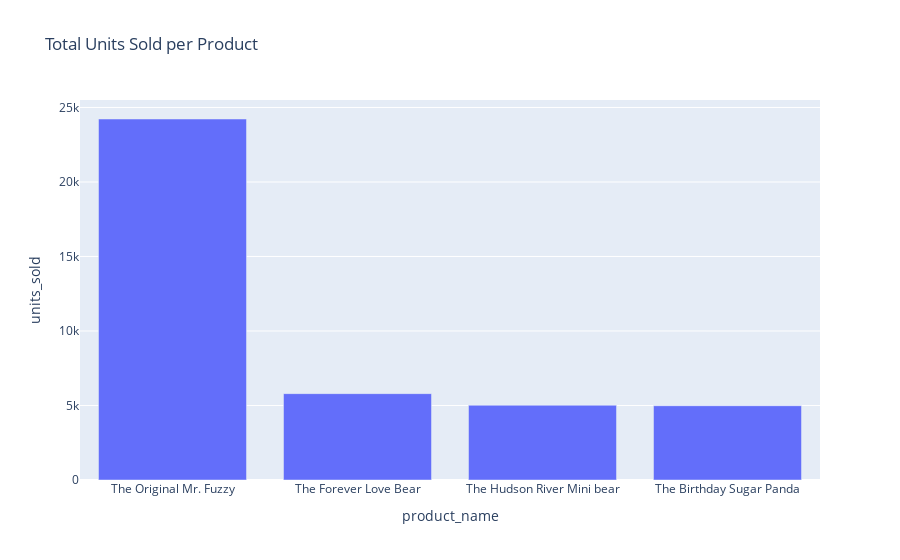

Notebook cell for this chart:
### Markdown cell above
Total units sold

### Code cell
data = df['product_name'].value_counts().reset_index()
data.columns = ['product_name', 'units_sold']

fig1 = px.bar(data, x='product_name', y='units_sold', title='Total Units Sold per Product')
fig1.show()

### Figure 1 — Plotly figure (JSON) as saved in the notebook; plotly's stock layout.template omitted (floating-point values rounded to 4 significant figures)
{"data": [{"alignmentgroup": "True", "hovertemplate": "product_name=%{x}<br>units_sold=%{y}<extra></extra>", "legendgroup": "", "marker": {"color": "#636efa", "pattern": {"shape": ""}}, "name": "", "offsetgroup": "", "orientation": "v", "showlegend": false, "textposition": "auto", "type": "bar", "x": ["The Original Mr. Fuzzy", "The Forever Love Bear", "The Hudson River Mini bear", "The Birthday Sugar Panda"], "xaxis": "x", "y": [24226, 5796, 5018, 4985], "yaxis": "y"}], "layout": {"barmode": "relative", "legend": {"tracegroupgap": 0}, "title": {"text": "Total Units Sold per Product"}, "xaxis": {"anchor": "y", "domain": [0, 1], "title": {"text": "product_name"}}, "yaxis": {"anchor": "x", "domain": [0, 1], "title": {"text": "units_sold"}}}}
